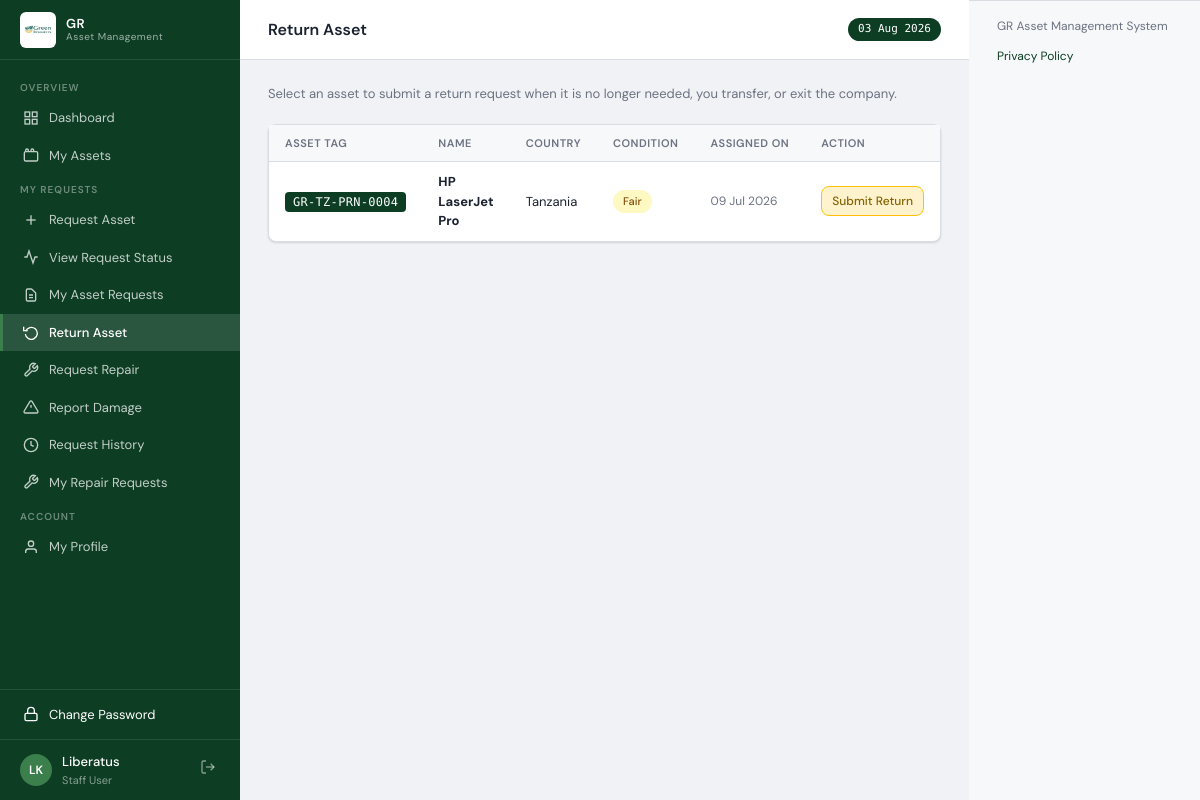
The app's page /requests/return-asset (signed in) with its own data.
### models.py (models this page shows, shortened)
class User(UserMixin, db.Model):
    __tablename__ = 'users'
    id            = db.Column(db.Integer, primary_key=True)
    username      = db.Column(db.String(80),  unique=True, nullable=False)
    password_hash = db.Column(db.String(256), nullable=False)
    name          = db.Column(db.String(150), nullable=False)
    email         = db.Column(db.String(150))
    department    = db.Column(db.String(100))
    project_id    = db.Column(db.Integer, db.ForeignKey('projects.id'))
    role          = db.Column(db.String(20),  nullable=False, default='user')
    status        = db.Column(db.String(20),  nullable=False, default='active')
    force_password_change = db.Column(db.Boolean, nullable=False, default=False)
    created_at    = db.Column(db.DateTime,    default=datetime.utcnow)
    assigned_assets = db.relationship('Asset', foreign_keys='Asset.assigned_to_id',
                                      backref='assigned_user', lazy='dynamic')
    project         = db.relationship('Project', backref='users')
    return_records  = db.relationship('ReturnRecord', backref='user',
                                      foreign_keys='ReturnRecord.user_id', lazy='dynamic')
    @property
    def initials(self):
        p = self.name.split()
        return ''.join(x[0] for x in p[:2]).upper()
    session_token = db.Column(db.String(128), nullable=True)
    last_login_at = db.Column(db.DateTime)
    last_login_ip = db.Column(db.String(100))
    @property
    def role_label(self):
        from models import Role
        role = Role.query.filter_by(name=self.role).first()
        if role:
            return role.label
        return {'admin':'Administrator','finance':'Finance Officer','user':'Staff User'}.get(self.role, self.role)

class Role(db.Model):
    __tablename__ = 'roles'
    id          = db.Column(db.Integer, primary_key=True)
    name        = db.Column(db.String(50), unique=True, nullable=False)
    label       = db.Column(db.String(100), nullable=False)
    description = db.Column(db.Text)
    created_at  = db.Column(db.DateTime, default=datetime.utcnow)

class Asset(db.Model):
    __tablename__ = 'assets'
    id             = db.Column(db.Integer, primary_key=True)
    asset_number   = db.Column(db.Integer, unique=True, nullable=False)
    tag            = db.Column(db.String(60), unique=True, nullable=False)
    name           = db.Column(db.String(200), nullable=False)
    serial_number  = db.Column(db.String(100))
    description    = db.Column(db.Text)
    price          = db.Column(db.Numeric(15,2), default=0)
    date_purchased = db.Column(db.Date)
    condition      = db.Column(db.String(20), default='good')
    status         = db.Column(db.String(20), default='active')
    location       = db.Column(db.String(150))
    assigned_on    = db.Column(db.Date)
    created_at     = db.Column(db.DateTime, default=datetime.utcnow)
    updated_at     = db.Column(db.DateTime, default=datetime.utcnow, onupdate=datetime.utcnow)
    category_id    = db.Column(db.Integer, db.ForeignKey('asset_categories.id'), nullable=False)
    project_id     = db.Column(db.Integer, db.ForeignKey('projects.id'), nullable=True)
    vendor_id      = db.Column(db.Integer, db.ForeignKey('vendors.id'))
    processor      = db.Column(db.String(200))
    age_years      = db.Column(db.Integer)
    age_months     = db.Column(db.Integer)
    assigned_to_id = db.Column(db.Integer, db.ForeignKey('users.id'))
    return_records = db.relationship('ReturnRecord', backref='asset', lazy='dynamic')

class Project(db.Model):
    __tablename__ = 'projects'
    id          = db.Column(db.Integer, primary_key=True)
    code        = db.Column(db.String(20),  unique=True, nullable=False)
    name        = db.Column(db.String(150), nullable=False)
    description = db.Column(db.Text)
    year        = db.Column(db.String(10))
    status      = db.Column(db.String(20), default='active')
    created_at  = db.Column(db.DateTime,   default=datetime.utcnow)
    assets      = db.relationship('Asset', backref='project', lazy='dynamic')

### routes/requests.py (the view)
@requests_bp.route('/return-asset')
@login_required
def return_asset_picker():
    assets = Asset.query.filter_by(
        assigned_to_id=current_user.id, status='active'
    ).order_by(Asset.name).all()
    pending = {
        r.asset_id for r in ReturnRequest.query.filter_by(
            requested_by_id=current_user.id, status='pending'
        ).all()
    }
    return render_template('requests/return_picker.html', assets=assets, pending=pending)

### templates/requests/return_picker.html (shortened to what this page needs)
{% extends 'base.html' %}
{% block page_title %}Return Asset{% endblock %}
{% block content %}
<div class="page-title">
  <div class="page-title-text"><p>Select an asset to submit a return request when it is no longer needed, you transfer, or exit the company.</p></div>
</div>
<div class="card">
  <div class="card-body">
    {% if assets %}
    <table>
      <thead><tr><th>Asset Tag</th><th>Name</th><th>Country</th><th>Condition</th><th>Assigned On</th><th>Action</th></tr></thead>
      <tbody>
        {% for a in assets %}
        <tr>
          <td><span class="asset-tag">{{ a.tag }}</span></td>
          <td><strong>{{ a.name }}</strong></td>
          <td>{{ a.project.name if a.project else '—' }}</td>
          <td><span class="badge badge-{{ a.condition }}">{{ a.condition|title }}</span></td>
          <td class="text-muted text-sm">{{ a.assigned_on|dateformat }}</td>
          <td>
            {% if a.id in pending %}
            <span class="badge" style="background:#fef9c3;color:#854d0e">Return Pending</span>
            {% else %}
            <a href="{{ url_for('requests.new_return_request', asset_id=a.id) }}" class="btn btn-sm btn-warn">Submit Return</a>
            {% endif %}
          </td>
        </tr>
        {% endfor %}
      </tbody>
    </table>
    {% else %}
    <p class="text-muted" style="padding:40px;text-align:center">No assets assigned to you.</p>
    {% endif %}
  </div>
</div>
{% endblock %}

### templates/base.html (shortened to what this page needs)
<!DOCTYPE html>
<html lang="en" data-app-build="2026-07-08-staff-portal">
<head>
</head>
<body>
<div id="app">
  <div id="sidebar">
    <div class="sidebar-logo">
      <img src="{{ url_for('static', filename='img/GR.jpg') }}"
           alt="GR Logo"
           style="width:36px;height:36px;object-fit:contain;border-radius:6px;flex-shrink:0;background:#fff;padding:2px;">
      <div class="logo-text">GR<div class="logo-sub">Asset Management</div></div>
    </div>
    <nav class="sidebar-nav">
      <div class="nav-section">Overview</div>
      <a href="{{ url_for('main.dashboard') }}" class="nav-item {% if request.endpoint == 'main.dashboard' %}active{% endif %}">
        <svg viewBox="0 0 24 24" fill="none" stroke="currentColor" stroke-width="2"><rect x="3" y="3" width="7" height="7"/><rect x="14" y="3" width="7" height="7"/><rect x="14" y="14" width="7" height="7"/><rect x="3" y="14" width="7" height="7"/></svg>
        Dashboard
      </a>
      <a href="{{ url_for('assets.index') }}" class="nav-item {% if request.endpoint in ('assets.index', 'assets.detail') %}active{% endif %}">
        <svg viewBox="0 0 24 24" fill="none" stroke="currentColor" stroke-width="2"><rect x="2" y="7" width="20" height="14" rx="2"/><path d="M16 7V5a2 2 0 0 0-4 0v2"/><path d="M8 7V5a2 2 0 0 0-4 0v2"/></svg>
        {% if is_staff_portal %}My Assets{% else %}All Assets{% endif %}
      </a>
      {% if is_staff_portal %}
      <div class="nav-section">My Requests</div>
      <a href="{{ url_for('requests.new_asset_request') }}" class="nav-item {% if request.endpoint == 'requests.new_asset_request' %}active{% endif %}">
        <svg viewBox="0 0 24 24" fill="none" stroke="currentColor" stroke-width="2"><line x1="12" y1="5" x2="12" y2="19"/><line x1="5" y1="12" x2="19" y2="12"/></svg>
        Request Asset
      </a>
      <a href="{{ url_for('requests.request_status') }}" class="nav-item {% if request.endpoint == 'requests.request_status' %}active{% endif %}">
        <svg viewBox="0 0 24 24" fill="none" stroke="currentColor" stroke-width="2"><polyline points="22 12 18 12 15 21 9 3 6 12 2 12"/></svg>
        View Request Status
      </a>
      <a href="{{ url_for('requests.asset_requests') }}" class="nav-item {% if request.endpoint == 'requests.asset_requests' and not request.args.get('review') %}active{% endif %}">
        <svg viewBox="0 0 24 24" fill="none" stroke="currentColor" stroke-width="2"><path d="M9 12h6m-6 4h6m2 5H7a2 2 0 0 1-2-2V5a2 2 0 0 1 2-2h5.586a1 1 0 0 1 .707.293l5.414 5.414a1 1 0 0 1 .293.707V19a2 2 0 0 1-2 2z"/></svg>
        My Asset Requests
      </a>
      <a href="{{ url_for('requests.return_asset_picker') }}" class="nav-item {% if request.endpoint in ('requests.return_asset_picker', 'requests.new_return_request') %}active{% endif %}">
        <svg viewBox="0 0 24 24" fill="none" stroke="currentColor" stroke-width="2"><polyline points="1 4 1 10 7 10"/><path d="M3.51 15a9 9 0 1 0 .49-4"/></svg>
        Return Asset
      </a>
      <a href="{{ url_for('requests.new_repair_request') }}" class="nav-item {% if request.endpoint == 'requests.new_repair_request' %}active{% endif %}">
        <svg viewBox="0 0 24 24" fill="none" stroke="currentColor" stroke-width="2"><path d="M14.7 6.3a1 1 0 0 0 0 1.4l1.6 1.6a1 1 0 0 0 1.4 0l3.77-3.77a6 6 0 0 1-7.94 7.94l-6.91 6.91a2.12 2.12 0 0 1-3-3l6.91-6.91a6 6 0 0 1 7.94-7.94l-3.76 3.76z"/></svg>
        Request Repair
      </a>
      <a href="{{ url_for('requests.new_damage_report') }}" class="nav-item {% if request.endpoint == 'requests.new_damage_report' %}active{% endif %}">
        <svg viewBox="0 0 24 24" fill="none" stroke="currentColor" stroke-width="2"><path d="M10.29 3.86L1.82 18a2 2 0 0 0 1.71 3h16.94a2 2 0 0 0 1.71-3L13.71 3.86a2 2 0 0 0-3.42 0z"/><line x1="12" y1="9" x2="12" y2="13"/><line x1="12" y1="17" x2="12.01" y2="17"/></svg>
        Report Damage
      </a>
      <a href="{{ url_for('requests.request_history') }}" class="nav-item {% if request.endpoint == 'requests.request_history' %}active{% endif %}">
        <svg viewBox="0 0 24 24" fill="none" stroke="currentColor" stroke-width="2"><circle cx="12" cy="12" r="10"/><polyline points="12 6 12 12 16 14"/></svg>
        Request History
      </a>
      <a href="{{ url_for('requests.repair_requests') }}" class="nav-item {% if request.endpoint == 'requests.repair_requests' and not request.args.get('review') %}active{% endif %}">
        <svg viewBox="0 0 24 24" fill="none" stroke="currentColor" stroke-width="2"><path d="M14.7 6.3a1 1 0 0 0 0 1.4l1.6 1.6a1 1 0 0 0 1.4 0l3.77-3.77a6 6 0 0 1-7.94 7.94l-6.91 6.91a2.12 2.12 0 0 1-3-3l6.91-6.91a6 6 0 0 1 7.94-7.94l-3.76 3.76z"/></svg>
        My Repair Requests
      </a>
      {% endif %}
      {% if is_staff_portal %}
      <div class="nav-section">Account</div>
      <a href="{{ url_for('main.profile') }}" class="nav-item {% if request.endpoint == 'main.profile' %}active{% endif %}">
        <svg viewBox="0 0 24 24" fill="none" stroke="currentColor" stroke-width="2"><path d="M20 21v-2a4 4 0 0 0-4-4H8a4 4 0 0 0-4 4v2"/><circle cx="12" cy="7" r="4"/></svg>
        My Profile
      </a>
      {% endif %}
    </nav>
    <div style="border-top:1px solid rgba(255,255,255,.1);padding:6px 0">
      <a href="{{ url_for('main.change_password') }}"
         class="nav-item {% if request.endpoint == 'main.change_password' %}active{% endif %}" style="opacity:1">
        <svg viewBox="0 0 24 24" fill="none" stroke="currentColor" stroke-width="2"><rect x="3" y="11" width="18" height="11" rx="2"/><path d="M7 11V7a5 5 0 0 1 10 0v4"/></svg>
        Change Password
      </a>
    </div>
    <div class="sidebar-user">
      <div class="user-avatar">{{ current_user.initials }}</div>
      <div class="user-info">
        <div class="uname">{{ current_user.name.split()[0] }}</div>
        <div class="urole">{{ current_user.role_label }}</div>
      </div>
      <a href="{{ url_for('auth.logout') }}" class="btn-logout" title="Sign out">
        <svg viewBox="0 0 24 24" fill="none" stroke="currentColor" stroke-width="2" width="16" height="16"><path d="M9 21H5a2 2 0 0 1-2-2V5a2 2 0 0 1 2-2h4"/><polyline points="16 17 21 12 16 7"/><line x1="21" y1="12" x2="9" y2="12"/></svg>
      </a>
    </div>
  </div>
  <div id="main">
    <div id="topbar">
      <h1>{% block page_title %}Dashboard{% endblock %}</h1>
      <span class="topbar-badge">{{ now.strftime('%d %b %Y') }}</span>
    </div>
    <div id="content">
      {% block content %}{% endblock %}
    </div>
  </div>
  <footer style="padding:16px 28px; background:var(--surface2); border-top:1px solid var(--border); font-size:12px; color:var(--text-muted);">
    <div style="display:flex;flex-wrap:wrap;gap:12px;justify-content:space-between; align-items:center;">
      <span>GR Asset Management System</span>
      <a href="{{ privacy_policy_url }}" style="color:var(--primary);text-decoration:none;">Privacy Policy</a>
    </div>
  </footer>
</div>
</body>
</html>

### records on screen
User: initials "LK", name "Liberatus", role_label "Staff User"
Asset: tag "GR-TZ-PRN-0004", name "HP LaserJet Pro", project "Tanzania", condition "Fair", assigned_on "09 Jul 2026"

### other values on screen
{{ now.strftime('%d %b %Y') }} "03 Aug 2026"
